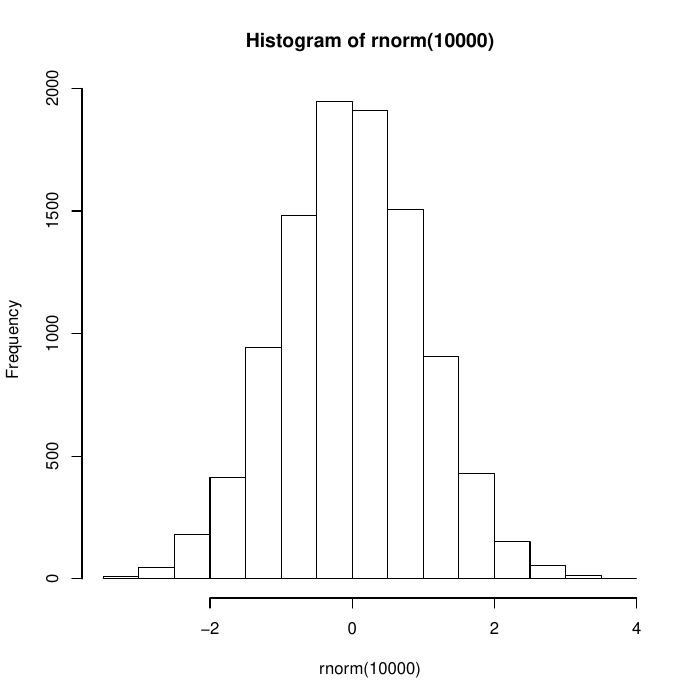

Recreate this plot in R.
pdf("hello.pdf")

hist(rnorm(10000))

dev.off()
